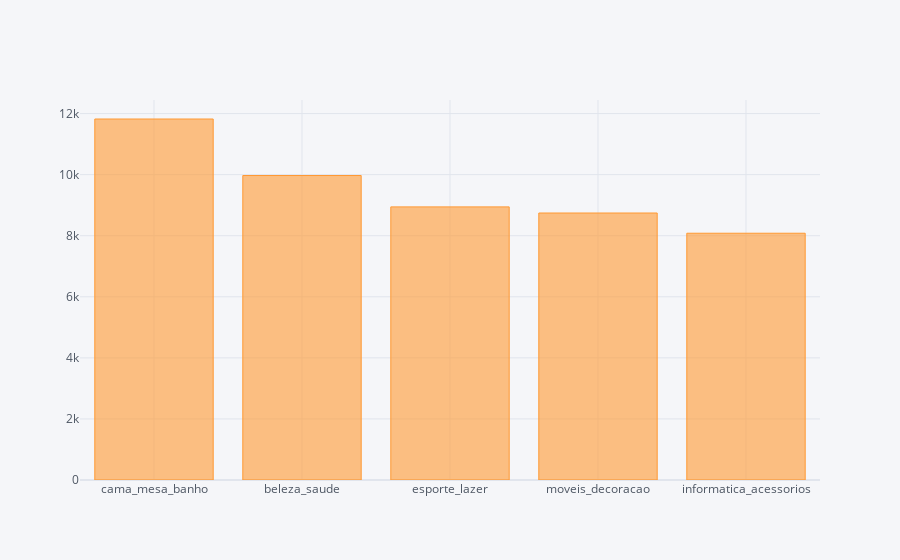

Notebook source saved alongside this figure:
### Code cell
result.iplot(kind='bar')

### Figure 1 — Plotly figure (JSON) as saved in the notebook; plotly's stock layout.template omitted (floating-point values rounded to 4 significant figures)
{"data": [{"marker": {"color": "rgba(255, 153, 51, 0.6)", "line": {"color": "rgba(255, 153, 51, 1.0)", "width": 1}}, "name": "payment_sequential", "orientation": "v", "text": "", "type": "bar", "x": ["cama_mesa_banho", "beleza_saude", "esporte_lazer", "moveis_decoracao", "informatica_acessorios"], "y": [11823, 9972, 8945, 8744, 8082]}], "layout": {"autosize": true, "legend": {"bgcolor": "#F5F6F9", "font": {"color": "#4D5663"}}, "paper_bgcolor": "#F5F6F9", "plot_bgcolor": "#F5F6F9", "title": {"font": {"color": "#4D5663"}}, "xaxis": {"autorange": true, "gridcolor": "#E1E5ED", "range": [-0.5, 4.5], "showgrid": true, "tickfont": {"color": "#4D5663"}, "title": {"font": {"color": "#4D5663"}, "text": ""}, "type": "category", "zerolinecolor": "#E1E5ED"}, "yaxis": {"autorange": true, "gridcolor": "#E1E5ED", "range": [0, 12450.0], "showgrid": true, "tickfont": {"color": "#4D5663"}, "title": {"font": {"color": "#4D5663"}, "text": ""}, "type": "linear", "zerolinecolor": "#E1E5ED"}}}
